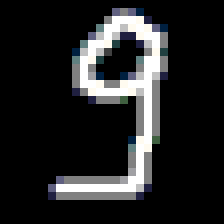
#> input picture sem7-pattern-recog/pics/Pic9.bmp, 28 x 28 px (shown 8 times larger)
$ jupyter execute --allow-errors lab1.ipynb   (shell and % lines are left out)
#> lines starting #> are read from the running program, lines starting #| are printed output that depends on the picture
[cell 1]
import numpy as np
import matplotlib.pyplot as plt
from sklearn.neighbors import KNeighborsClassifier
from sklearn.metrics import accuracy_score
from sklearn.datasets import fetch_openml
from sklearn.model_selection import train_test_split
from matplotlib import colormaps
import cv2
import os

plt.style.use('ggplot')

cmap = colormaps["gray"]
width = 28

#> (a cell that did not finish here is left out)

#> (a cell that did not finish here is left out)

[cell 4]
cmap = colormaps["gray"]

#> (the rest of this cell did not finish here and is left out)

#> (a cell that did not finish here is left out)

[cell 6]
file_path = r"../pics/Pic9.bmp"
image = cv2.imread(file_path, cv2.IMREAD_GRAYSCALE)
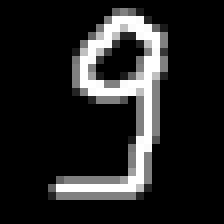
#> image: shape (28, 28) (shown 8 times larger); min 0, max 255, mean 35.9
# image = Image.open(file_path)

image_f = np.array(image).flatten() / 255.
#> image_f = 784 values, max 1 at index 70, min 0 at index 0, mean 0.141

#> (the rest of this cell did not finish here and is left out)

[cell 7]
pics_path = os.scandir("../pics")


def prepare(pic_path):
    # image = Image.open(pic_path)
    image = cv2.imread(pic_path, cv2.IMREAD_GRAYSCALE)
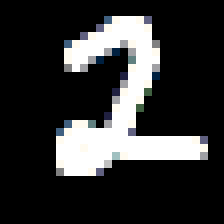
#> input picture sem7-pattern-recog/pics/Pic2.bmp, 28 x 28 px (shown 8 times larger)
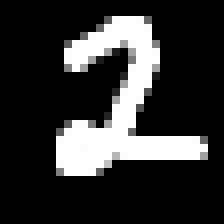
#> image: shape (28, 28) (shown 8 times larger); min 0, max 255, mean 50.4
    return np.array(image).flatten() / 255.


images = np.array(list(map(prepare, pics_path)))
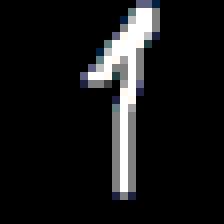
#> input picture sem7-pattern-recog/pics/Pic1.bmp, 28 x 28 px (shown 8 times larger)
#> in prepare (call 2), `image = cv2.imread(pic_path, cv2.IMREAD_GRAYSCALE)`:
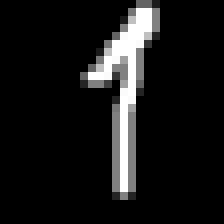
#> image: shape (28, 28) (shown 8 times larger); min 0, max 255, mean 22.7
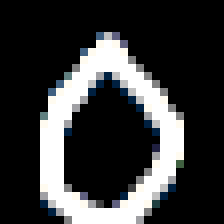
#> input picture sem7-pattern-recog/pics/Pic0.bmp, 28 x 28 px (shown 8 times larger)
#> in prepare (call 4), `image = cv2.imread(pic_path, cv2.IMREAD_GRAYSCALE)`:
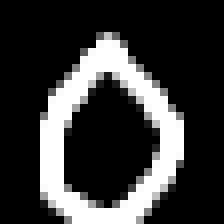
#> image: shape (28, 28) (shown 8 times larger); min 0, max 255, mean 56.3
#> (the rest of this cell did not finish here and is left out)
